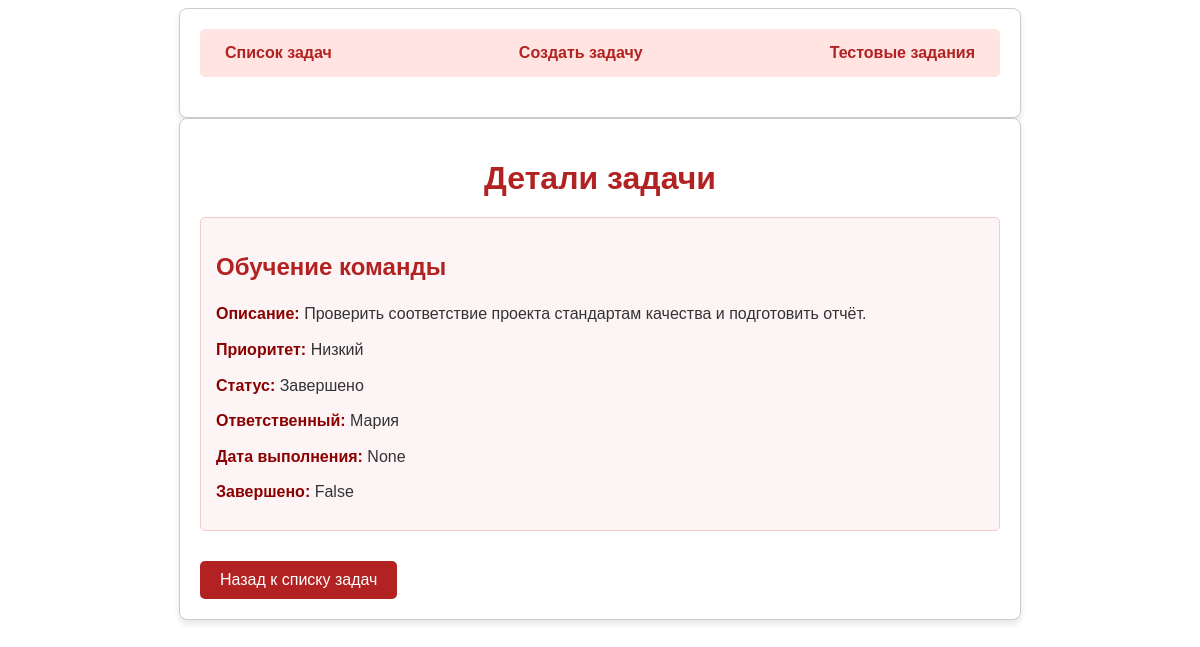
Page /task/9/ on the committed database.
### tasks/models.py (models this page shows, shortened)
class Task(models.Model):
    PRIORITY_CHOICES = [
        ('low', 'Низкий'),
        ('medium', 'Средний'),
        ('high', 'Высокий'),
    ]
    STATUS_CHOICES = [
        ('pending', 'Ожидает'),
        ('in_progress', 'В процессе'),
        ('completed', 'Завершено'),
        ('on_hold', 'На паузе'),
    ]
    title = models.CharField('Заголовок задачи', max_length=200)
    description = models.TextField('Описание задачи')
    priority = models.CharField('Приоритет', max_length=10, choices=PRIORITY_CHOICES, default='medium')
    due_date = models.DateField('Дата выполнения', null=True, blank=True)
    status = models.CharField('Статус', max_length=20, choices=STATUS_CHOICES, default='pending')
    assigned_to = models.CharField('Ответственный', max_length=100, blank=True, null=True)
    completed = models.BooleanField('Завершена', default=False)

### tasks/views.py (the view)
# urls.py: path('task/<int:pk>/', views.task_detail, name='task_detail'),
def task_detail(request, pk):
    task = get_object_or_404(Task, pk=pk)
    comments = task.comments.all()  # Получаем все комментарии к задаче
    comment_form = CommentForm()  # Форма для добавления нового комментария
    return render(request, 'tasks/task_detail.html', {
        'task': task,
        'comments': comments,
        'comment_form': comment_form,
    })

### tasks/templates/tasks/task_detail.html (shortened to what this page needs)
<!DOCTYPE html>
<html lang="ru">
<head>
    <title>{% load i18n %}{% trans "Детали задачи" %}</title>
    {% load static %}
    <link rel="stylesheet" href="{% static 'tasks/styles.css' %}">
</head>
<body>
    <div class="container">
        <nav class="navbar">
            <a href="{% url 'task_list' %}" class="nav-link">{% trans "Список задач" %}</a>
            <a href="{% url 'task_create' %}" class="nav-link">{% trans "Создать задачу" %}</a>
            <a href="{% url 'test_tasks' %}" class="nav-link">{% trans "Тестовые задания" %}</a>
        </nav>
    </div>
    <div class="container">
        <h1>{% trans "Детали задачи" %}</h1>
        <div class="task-details">
            <h2>{{ task.title }}</h2>
            <p><strong>{% trans "Описание" %}:</strong> {{ task.description }}</p>
            <p><strong>{% trans "Приоритет" %}:</strong> {{ task.get_priority_display }}</p>
            <p><strong>{% trans "Статус" %}:</strong> {{ task.get_status_display }}</p>
            <p><strong>{% trans "Ответственный" %}:</strong> {{ task.assigned_to }}</p>
            <p><strong>{% trans "Дата выполнения" %}:</strong> {{ task.due_date }}</p>
            <p><strong>{% trans "Завершено" %}:</strong> {{ task.completed }}</p>
        </div>
        <a href="{% url 'task_list' %}" class="btn">{% trans "Назад к списку задач" %}</a>
    </div>
</body>
</html>

### tasks/static/tasks/styles.css (style rules this page uses)
.container { max-width: 800px; margin: 0 auto; padding: 20px; background-color: #fff; border: 1px solid #ccc; border-radius: 8px; box-shadow: 0 4px 6px rgba(0, 0, 0, 0.1); font-family: Arial, sans-serif; color: #333; }
h1, h2 { color: #b22222; margin-bottom: 20px; }
.navbar { display: flex; justify-content: space-between; margin-bottom: 20px; background-color: #ffe4e1; padding: 10px 15px; border-radius: 5px; }
.nav-link { text-decoration: none; color: #b22222; font-weight: bold; padding: 5px 10px; border-radius: 3px; transition: background-color 0.3s, color 0.3s; }
.btn { display: inline-block; padding: 10px 20px; background-color: #b22222; color: #fff; text-decoration: none; border: none; border-radius: 5px; font-size: 14px; text-align: center; cursor: pointer; transition: background-color 0.3s; }
.task-details { background-color: #fdf5f5; padding: 15px; border: 1px solid #f4cccc; border-radius: 5px; margin-bottom: 20px; }
.task-details p { margin: 10px 0; font-size: 16px; line-height: 1.6; }
.task-details strong { color: #8b0000; }
a.btn { display: inline-block; margin-top: 10px; padding: 10px 20px; background-color: #b22222; color: #fff; text-decoration: none; border-radius: 5px; font-size: 16px; transition: background-color 0.3s; }
h1 { color: #b22222; text-align: center; margin-bottom: 20px; }

### rows in the picture
Task: title "Обучение команды", description "Проверить соответствие проекта стандартам качества и подготовить отчёт.", priority "Низкий", status "Завершено", assigned_to "Мария", due_date "None", completed "False"
